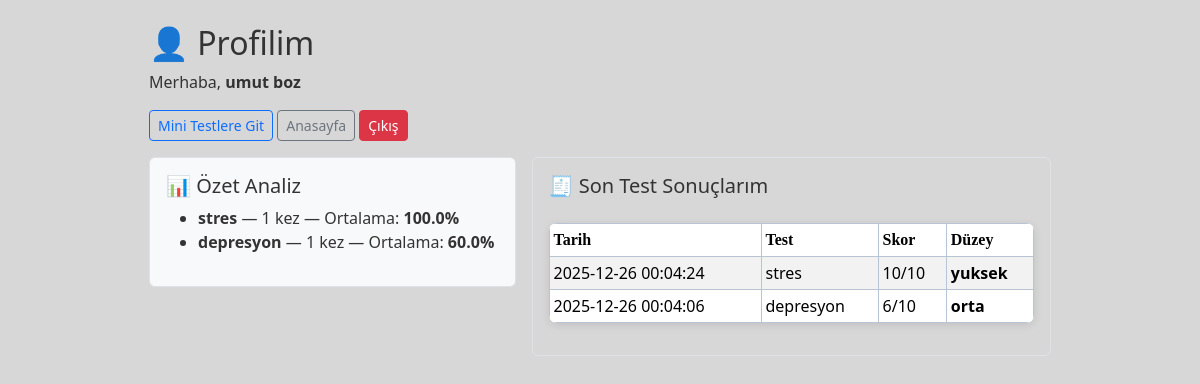
Page /user/profil.php (signed in) on the committed database.
### tables this page shows
CREATE TABLE `test_results` (
  `id` int(11) NOT NULL,
  `user_id` int(11) NOT NULL,
  `test_key` varchar(30) NOT NULL,
  `score` int(11) NOT NULL,
  `max_score` int(11) NOT NULL,
  `level` varchar(20) NOT NULL,
  `created_at` timestamp NOT NULL DEFAULT current_timestamp()
);

### user/profil.php (the view, shortened to what this page needs)
<?php
require_once __DIR__ . "/../db.php";
$userId = (int)$_SESSION["user_id"];
$stmt = $db->prepare("SELECT * FROM test_results WHERE user_id=? ORDER BY created_at DESC LIMIT 10");
$stmt->execute([$userId]);
$sonuclar = $stmt->fetchAll(PDO::FETCH_ASSOC);
$stmt = $db->prepare("
  SELECT test_key, COUNT(*) adet, ROUND(AVG((score/max_score)*100),1) ort_yuzde
  FROM test_results
  WHERE user_id=?
  GROUP BY test_key
  ORDER BY adet DESC
");
$stmt->execute([$userId]);
$ozet = $stmt->fetchAll(PDO::FETCH_ASSOC);
?>
<!doctype html>
<html lang="tr">
<head>
  <link href="https://cdn.jsdelivr.net/npm/bootstrap@5.3.2/dist/css/bootstrap.min.css" rel="stylesheet">
  <link rel="stylesheet" href="../css/site.css">
</head>
<body class="p-4" style="max-width:950px;margin:0 auto;">
<h2>👤 Profilim</h2>
<p>Merhaba, <b><?= htmlspecialchars($_SESSION["user_name"]) ?></b></p>
<div class="mb-3">
  <a class="btn btn-outline-primary btn-sm" href="../minitest.php">Mini Testlere Git</a>
  <a class="btn btn-outline-secondary btn-sm" href="../index.php">Anasayfa</a>
  <a class="btn btn-danger btn-sm" href="../auth/logout.php">Çıkış</a>
</div>
<div class="row g-3">
  <div class="col-md-5">
    <div class="border rounded p-3 bg-light">
      <h5>📊 Özet Analiz</h5>
      <?php if(!$ozet): ?>
        <p>Henüz kayıtlı test sonucun yok.</p>
      <?php else: ?>
        <ul>
          <?php foreach($ozet as $o): ?>
            <li><b><?= htmlspecialchars($o["test_key"]) ?></b> — <?= (int)$o["adet"] ?> kez — Ortalama: <b><?= htmlspecialchars($o["ort_yuzde"]) ?>%</b></li>
          <?php endforeach; ?>
        </ul>
      <?php endif; ?>
    </div>
  </div>
  <div class="col-md-7">
    <div class="border rounded p-3">
      <h5>🧾 Son Test Sonuçlarım</h5>
      <?php if(!$sonuclar): ?>
        <p>Mini test çözünce sonuçlar burada listelenecek.</p>
      <?php else: ?>
        <table class="table table-sm table-striped">
          <thead><tr><th>Tarih</th><th>Test</th><th>Skor</th><th>Düzey</th></tr></thead>
          <tbody>
            <?php foreach($sonuclar as $s): ?>
              <tr>
                <td><?= htmlspecialchars($s["created_at"]) ?></td>
                <td><?= htmlspecialchars($s["test_key"]) ?></td>
                <td><?= (int)$s["score"] ?>/<?= (int)$s["max_score"] ?></td>
                <td><b><?= htmlspecialchars($s["level"]) ?></b></td>
              </tr>
            <?php endforeach; ?>
          </tbody>
        </table>
      <?php endif; ?>
    </div>
  </div>
</div>
</body>
</html>

### css/site.css (style rules this page uses)
body { background-color: rgba(212, 211, 211, 0.9); font-family: 'Segoe UI', Tahoma, sans-serif; color: #333; }
table { width: 90%; margin-top: 25px; background: white; border-collapse: collapse; box-shadow: 0 2px 8px rgba(0,0,0,0.1); border-radius: 8px; overflow: hidden; }
th { background-color: #6d747b; font-family:Georgia, 'Times New Roman', Times, serif; font-weight: bold; padding: 12px 12px; text-align: left; border: 1px solid #b8c4d1; }
td { padding: 12px 16px; border-bottom: 1px solid #eee; }
th, td { border: 1px solid #b8c4d1; }

### rows in the picture
test_results: created_at "2025-12-26 00:04:24", test_key "stres", score "10", max_score "10", level "yuksek"
test_results: created_at "2025-12-26 00:04:06", test_key "depresyon", score "6", max_score "10", level "orta"

### other values in the picture
$_SESSION["user_name"] "umut boz"
$o["test_key"] "stres"
$o["adet"] "1"
$o["ort_yuzde"] "100.0"
$o["test_key"] "depresyon"
$o["ort_yuzde"] "60.0"
